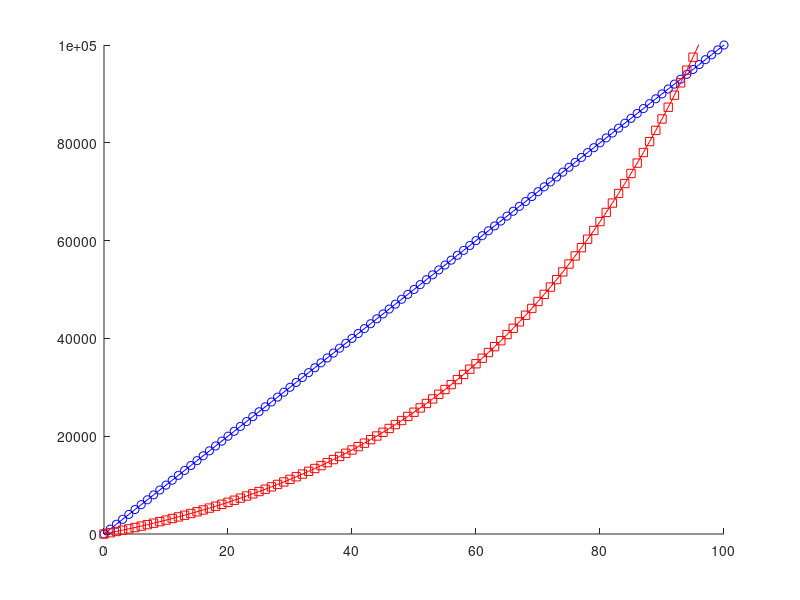

This chart was generated by the following MATLAB code:
function tse

x = 0:100;

k = 1e3;
sigma = 10000;
L = 40;

for i = 1 : numel(x)
    y_lin(i) = k * x(i);
    y_exp(i) = sigma * (exp(x(i)/L)-1);
end

figure(2);
clf
hold on;
plot(x, y_lin, 'b-o');
plot(x, y_exp, 'r-s');

ylim([0 1e5])